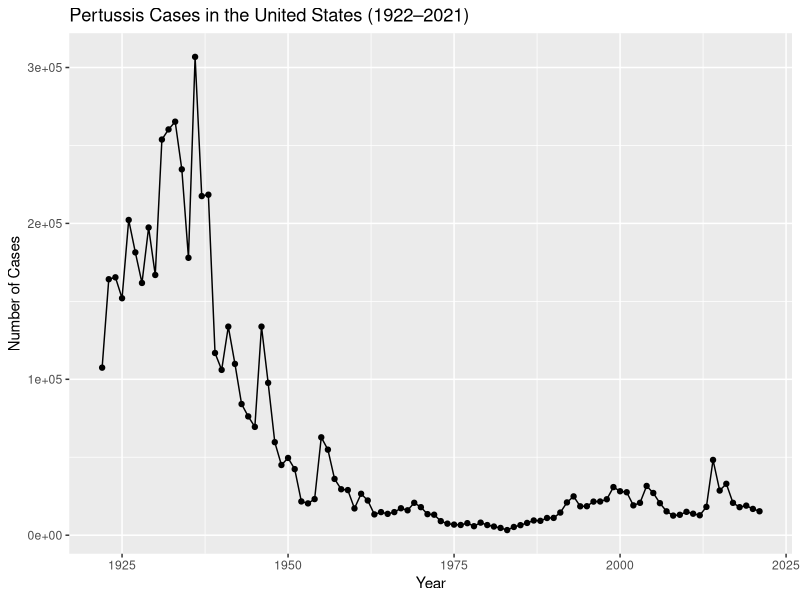
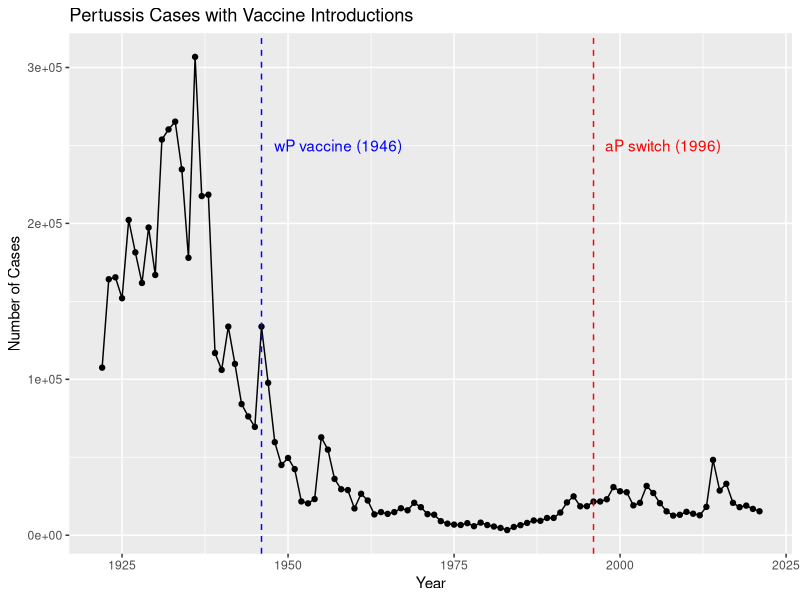

Reproduce these figures in R, in order. (Note: this script raises an error after producing the figures.)
## ---- chunk 1
library(ggplot2)

cdc <- data.frame(
  Year = c(1922,1923,1924,1925,1926,1927,1928,1929,1930,1931,
           1932,1933,1934,1935,1936,1937,1938,1939,1940,1941,
           1942,1943,1944,1945,1946,1947,1948,1949,1950,1951,
           1952,1953,1954,1955,1956,1957,1958,1959,1960,1961,
           1962,1963,1964,1965,1966,1967,1968,1969,1970,1971,
           1972,1973,1974,1975,1976,1977,1978,1979,1980,1981,
           1982,1983,1984,1985,1986,1987,1988,1989,1990,1991,
           1992,1993,1994,1995,1996,1997,1998,1999,2000,2001,
           2002,2003,2004,2005,2006,2007,2008,2009,2010,2011,
           2012,2013,2014,2015,2016,2017,2018,2019,2020,2021),
  Cases = c(107473,164191,165418,152003,202210,181411,161799,197371,
            166914,253796,260280,265269,234672,177935,306817,217523,
            218411,116873,106044,133792,109873,84128,76196,69479,
            133792,97724,59673,45030,49547,42381,21652,20398,23169,
            62786,54874,36101,29476,28944,17167,26571,22264,13344,
            14809,13689,14813,17283,15965,20785,17978,13513,13144,
            9026,7405,6799,6549,7717,5765,8059,6506,5551,4654,
            3287,5282,6438,7868,9435,9217,11040,11089,14513,21027,
            24892,18532,18594,21553,21617,23036,30858,28178,27550,
            19127,20762,31590,27068,20540,15301,12569,13083,14992,
            13784,12771,18166,48277,28639,32971,20762,17972,18975,
            16858,15342)
)

ggplot(cdc) +
  aes(Year, Cases) +
  geom_point() +
  geom_line() +
  labs(title = "Pertussis Cases in the United States (1922–2021)",
       x = "Year", y = "Number of Cases")
## ---- chunk 2
ggplot(cdc) +
  aes(Year, Cases) +
  geom_point() +
  geom_line() +
  geom_vline(xintercept = 1946, linetype = "dashed", color = "blue") +
  geom_vline(xintercept = 1996, linetype = "dashed", color = "red") +
  annotate("text", x = 1946, y = 250000, label = "wP vaccine (1946)",
           hjust = -0.1, color = "blue") +
  annotate("text", x = 1996, y = 250000, label = "aP switch (1996)",
           hjust = -0.1, color = "red") +
  labs(title = "Pertussis Cases with Vaccine Introductions",
       x = "Year", y = "Number of Cases")
## ---- chunk 3
# Allows us to read, write and process JSON data
library(jsonlite)

subject <- read_json("https://www.cmi-pb.org/api/subject", simplifyVector = TRUE) 

head(subject, 3)
## ---- chunk 4
table(subject$infancy_vac)
## ---- chunk 5
table(subject$biological_sex)
## ---- chunk 6
table(subject$race, subject$biological_sex)
## ---- chunk 7
library(lubridate)
library(dplyr)

subject$age <- today() - ymd(subject$year_of_birth)

ap <- subject %>% filter(infancy_vac == "aP")
wp <- subject %>% filter(infancy_vac == "wP")

round(summary(time_length(ap$age, "years")))
round(summary(time_length(wp$age, "years")))

t.test(time_length(wp$age, "years"), time_length(ap$age, "years"))
## ---- chunk 8
int <- ymd(subject$date_of_boost) - ymd(subject$year_of_birth)
age_at_boost <- time_length(int, "year")
head(age_at_boost)
## ---- chunk 9
ggplot(subject) +
  aes(time_length(age, "year"), fill = as.factor(infancy_vac)) +
  geom_histogram(show.legend = FALSE, bins = 20) +
  facet_wrap(vars(infancy_vac), nrow = 2) +
  xlab("Age in years") +
  labs(title = "Age distribution by infancy vaccination type")
## ---- chunk 10
specimen <- read_json("https://www.cmi-pb.org/api/specimen", simplifyVector = TRUE)
titer <- read_json("https://www.cmi-pb.org/api/plasma_ab_titer", simplifyVector = TRUE)

head(titer, 3)
dim(titer)

meta <- inner_join(specimen, subject)
dim(meta)
head(meta)
## ---- chunk 11
abdata <- inner_join(titer, meta)
dim(abdata)
## ---- chunk 12
table(abdata$isotype)
## ---- chunk 13
table(abdata$dataset)
## ---- chunk 14
igg <- abdata %>% filter(isotype == "IgG")
head(igg)
## ---- chunk 15
ggplot(igg) +
  aes(MFI_normalised, antigen) +
  geom_boxplot() +
  xlim(0, 75) +
  facet_wrap(vars(visit), nrow=2) +
  labs(title = "IgG Ab Titer Levels by Antigen and Visit")
## ---- chunk 16
ggplot(igg) +
  aes(MFI_normalised, antigen, col=infancy_vac ) +
  geom_boxplot(show.legend = FALSE) + 
  facet_wrap(vars(visit), nrow=2) +
  xlim(0,75) +
  theme_bw()
## ---- chunk 17
igg %>% filter(visit != 8) %>%
ggplot() +
  aes(MFI_normalised, antigen, col=infancy_vac ) +
  geom_boxplot(show.legend = FALSE) + 
  xlim(0,75) +
  facet_wrap(vars(infancy_vac, visit), nrow=2)
## ---- chunk 18
filter(igg, antigen=="PT") %>%
  ggplot() +
  aes(MFI_normalised, col=infancy_vac) +
  geom_boxplot(show.legend=TRUE) +
  facet_wrap(vars(visit)) +
  theme_bw() +
  labs(title="PT IgG Titers by Visit")

filter(igg, antigen=="OVA") %>%
  ggplot() +
  aes(MFI_normalised, col=infancy_vac) +
  geom_boxplot(show.legend=TRUE) +
  facet_wrap(vars(visit)) +
  theme_bw() +
  labs(title="OVA IgG Titers by Visit (Control)")
## ---- chunk 19
abdata.21 <- abdata %>% filter(dataset == "2021_dataset")

abdata.21 %>% 
  filter(isotype == "IgG",  antigen == "PT") %>%
  ggplot() +
    aes(x=planned_day_relative_to_boost,
        y=MFI_normalised,
        col=infancy_vac,
        group=subject_id) +
    geom_point() +
    geom_line() +
    geom_vline(xintercept=0, linetype="dashed") +
    geom_vline(xintercept=14, linetype="dashed") +
  labs(title="2021 dataset IgG PT",
       subtitle = "Dashed lines indicate day 0 (pre-boost) and 14 (apparent peak levels)")
## ---- chunk 20
url <- "https://www.cmi-pb.org/api/v2/rnaseq?versioned_ensembl_gene_id=eq.ENSG00000211896.7"

rna <- read_json(url, simplifyVector = TRUE) 

#meta <- inner_join(specimen, subject)
ssrna <- inner_join(rna, meta)
## ---- chunk 21
ggplot(ssrna) +
  aes(visit, tpm, group=subject_id) +
  geom_point() +
  geom_line(alpha=0.2) +
  labs(title="IGHG1 Gene Expression Over Time",
       x="Visit", y="TPM")
## ---- chunk 22
ggplot(ssrna) +
  aes(tpm, col=infancy_vac) +
  geom_boxplot() +
  facet_wrap(vars(visit)) +
  labs(title="IGHG1 Expression by Visit and Vaccine Type")
## ---- chunk 23
ssrna %>%  
  filter(visit==4) %>% 
  ggplot() +
    aes(tpm, col=infancy_vac) + geom_density() + 
    geom_rug() 
